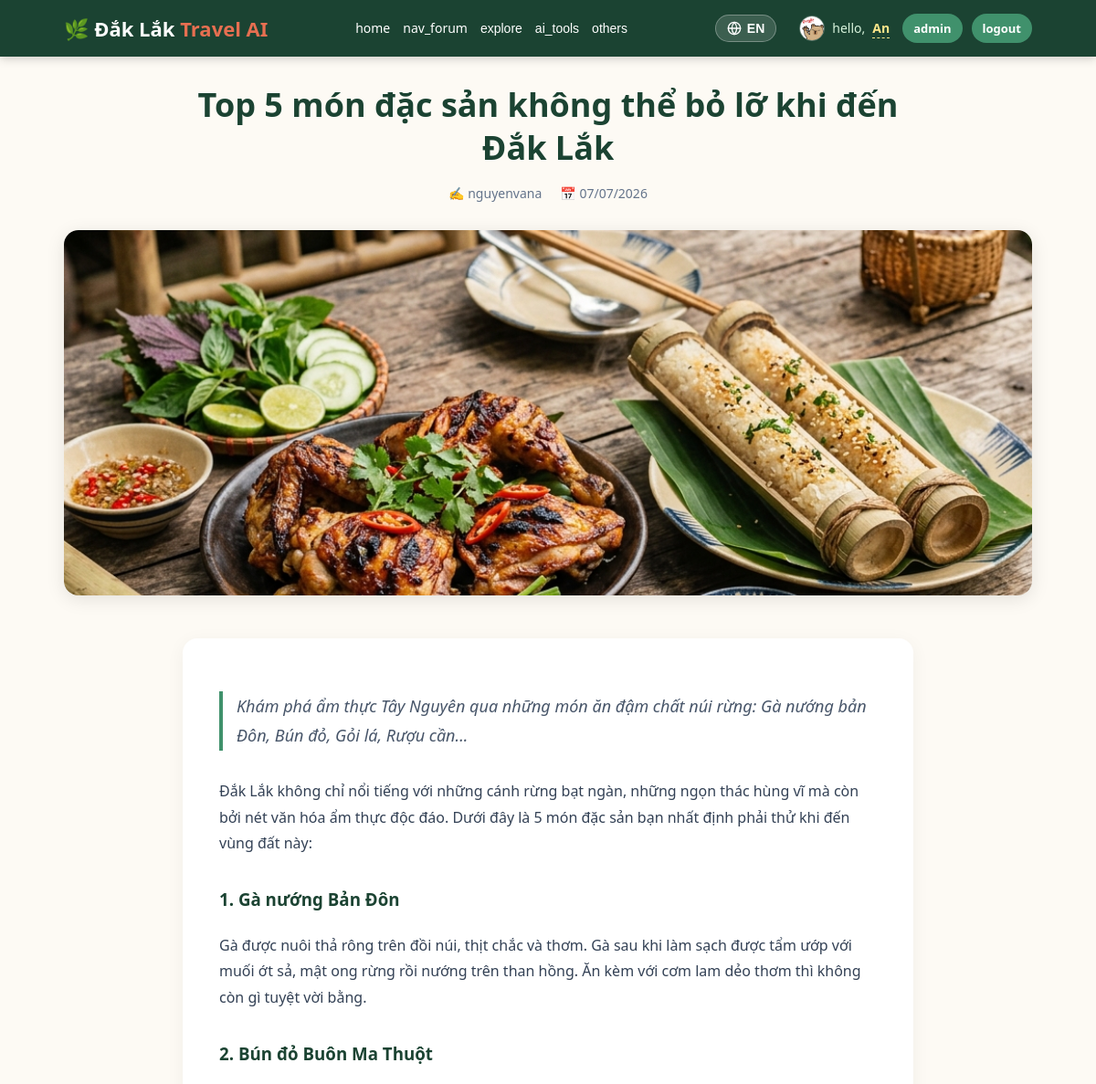
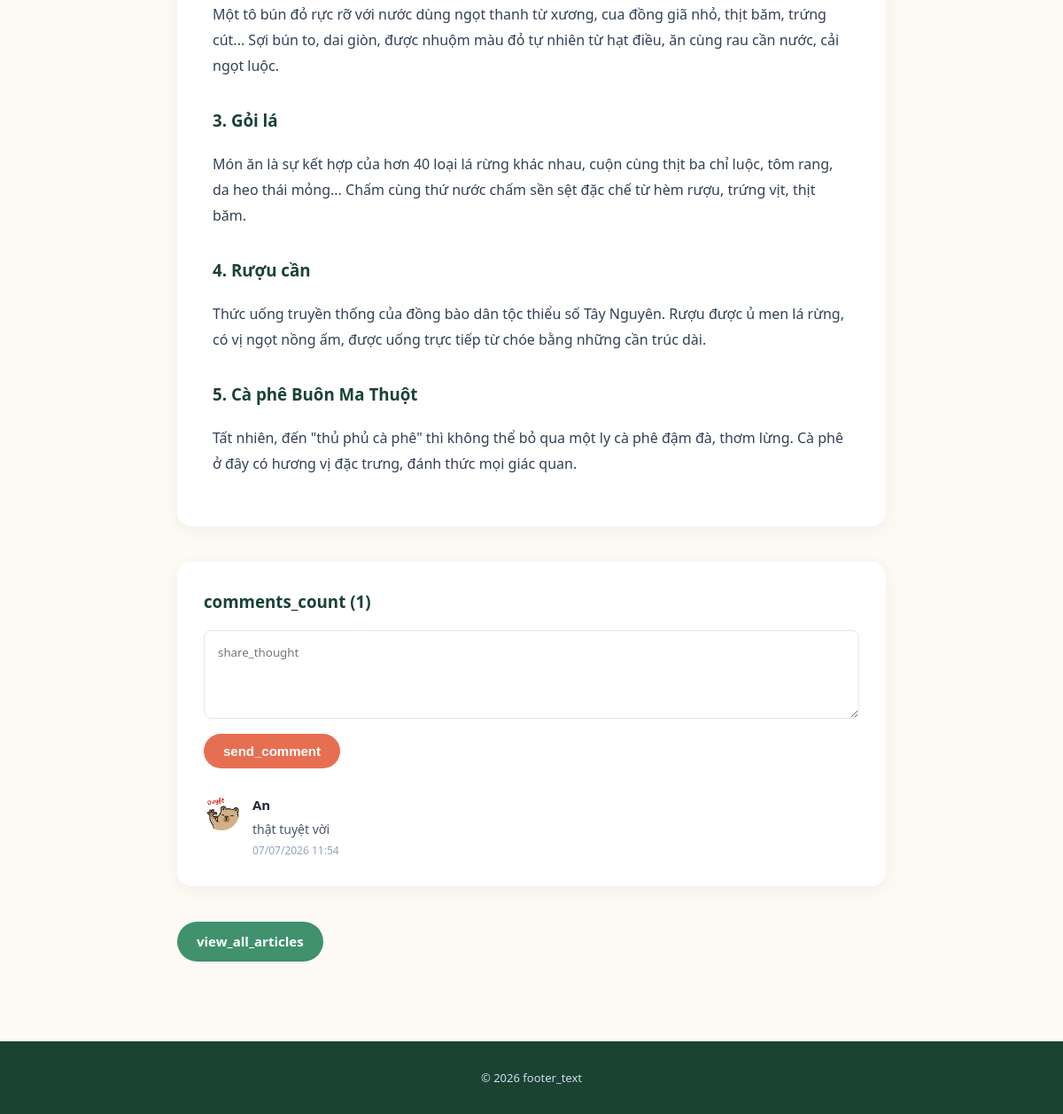
Screenshot of /article.php?slug=top-5-mon-dac-san-dak-lak (signed in) with the database file from the repository (2 pictures, top to bottom).
### tables this page shows
CREATE TABLE `article_comments` (
  `id` int(11) NOT NULL,
  `article_id` int(11) NOT NULL,
  `user_id` int(11) NOT NULL,
  `content` text NOT NULL,
  `created_at` timestamp NOT NULL DEFAULT current_timestamp()
);

CREATE TABLE `users` (
  `id` int(11) NOT NULL,
  `full_name` varchar(150) NOT NULL,
  `email` varchar(150) NOT NULL,
  `google_id` varchar(100) DEFAULT NULL,
  `facebook_id` varchar(100) DEFAULT NULL,
  `password_hash` varchar(255) DEFAULT NULL,
  `role` enum('user','admin') DEFAULT 'user',
  `status` enum('active','banned') NOT NULL DEFAULT 'active',
  `reset_token` varchar(100) DEFAULT NULL,
  `reset_token_expires` datetime DEFAULT NULL,
  `created_at` timestamp NOT NULL DEFAULT current_timestamp(),
  `avatar` varchar(255) DEFAULT NULL,
  `is_verified` tinyint(1) DEFAULT 0,
  `verification_token` varchar(255) DEFAULT NULL
);

CREATE TABLE `articles` (
  `id` int(11) NOT NULL,
  `title` varchar(255) NOT NULL,
  `title_en` varchar(255) DEFAULT NULL,
  `slug` varchar(255) NOT NULL,
  `summary` text DEFAULT NULL,
  `summary_en` text DEFAULT NULL,
  `content` longtext NOT NULL,
  `content_en` text DEFAULT NULL,
  `image_url` varchar(500) DEFAULT NULL,
  `author_id` int(11) DEFAULT NULL,
  `status` enum('draft','published') NOT NULL DEFAULT 'published',
  `created_at` timestamp NOT NULL DEFAULT current_timestamp()
);

### includes/functions.php (called while the page is built, shortened)
<?php
function __(string $key): string
{
    static $langArr = null;
    if ($langArr === null) {
        $langCode = $_SESSION['lang'] ?? 'vi';
        $langFile = __DIR__ . '/lang_' . $langCode . '.php';
        if (file_exists($langFile)) {
            $langArr = require $langFile;
        } else {
            $langArr = require __DIR__ . '/lang_vi.php';
        }
    }
    return $langArr[$key] ?? $key;
}
function url(string $path): string
{
    return BASE_URL . $path;
}
function e(?string $str): string
{
    return htmlspecialchars($str ?? '', ENT_QUOTES, 'UTF-8');
}
function get_avatar(?string $avatarUrl): string
{
    if (preg_match('#/assets/images/(.*)$#', $avatarUrl, $matches)) {
        return url('/assets/images/' . $matches[1]);
    }
    return url($avatarUrl);
}
function translateDbRow(array $row, array $fields): array
{
    return $row;
}
function currentUser(): ?array
{
    return $_SESSION['user'] ?? null;
}

### public/article.php (the view, shortened to what this page needs)
<?php
require_once __DIR__ . '/../includes/functions.php';
$slug = $_GET['slug'] ?? '';
$db = getDB();
$stmt = $db->prepare("SELECT a.*, u.full_name as author_name FROM articles a LEFT JOIN users u ON a.author_id = u.id WHERE a.slug = ? AND a.status = 'published'");
$stmt->execute([$slug]);
$article = $stmt->fetch();
if ($article) {
    $article = translateDbRow($article, ['title', 'summary', 'content']);
}
$user = currentUser();
$page = isset($_GET['page']) && (int)$_GET['page'] > 0 ? (int)$_GET['page'] : 1;
$limit = 5;
$offset = ($page - 1) * $limit;
$stmtCount = $db->prepare("SELECT COUNT(*) FROM article_comments WHERE article_id = ?");
$stmtCount->execute([$article['id']]);
$totalComments = $stmtCount->fetchColumn();
$stmt = $db->prepare("SELECT c.*, u.full_name, u.avatar FROM article_comments c JOIN users u ON c.user_id = u.id WHERE c.article_id = ? ORDER BY c.created_at DESC LIMIT $limit OFFSET $offset");
$stmt->execute([$article['id']]);
$comments = $stmt->fetchAll();
include __DIR__ . '/../includes/header.php';
?>
<article>
    <div class="article-header">
        <h1><?= e($article['title']) ?></h1>
        <div class="article-meta">
            <span>✍️ <?= e($article['author_name'] ?? 'Admin') ?></span>
            <span>📅 <?= date('d/m/Y', strtotime($article['created_at'])) ?></span>
        </div>
    </div>
    <?php if ($article['image_url']): ?>
        <img src="<?= e($article['image_url']) ?>" alt="<?= e($article['title']) ?>" class="article-hero">
    <?php endif; ?>
    <div class="article-body">
        <?php if ($article['summary']): ?>
            <p style="font-size: 18px; font-style: italic; color: #475569; margin-bottom: 30px; border-left: 4px solid var(--green-500); padding-left: 15px;">
                <?= e($article['summary']) ?>
            </p>
        <?php endif; ?>
        <div class="content">
            <?= $article['content']  ?>
        </div>
    </div>
</article>
<div class="comments-section" id="comments">
    <h3 style="margin-top: 0; color: var(--green-900);"><?= __('comments_count') ?> (<?= $totalComments ?>)</h3>
    <?php if ($user): ?>
        <form class="comment-form" method="POST">
            <textarea name="comment_content" placeholder="<?= __('share_thought') ?>" required></textarea>
            <button type="submit" class="btn"><?= __('send_comment') ?></button>
        </form>
    <?php endif; ?>
    <div class="comment-list">
        <?php foreach ($comments as $c): ?>
            <div class="comment-item">
                <?php if ($c['avatar']): ?>
                    <img src="<?= e($c['avatar']) ?>" class="comment-avatar" alt="Avatar">
                <?php else: ?>
                    <div class="comment-avatar">
                        <?= mb_strtoupper(mb_substr($c['full_name'], 0, 1)) ?>
                    </div>
                <?php endif; ?>
                <div class="comment-content">
                    <h4><?= e($c['full_name']) ?></h4>
                    <p><?= nl2br(e($c['content'])) ?></p>
                    <div class="comment-date"><?= date('d/m/Y H:i', strtotime($c['created_at'])) ?></div>
                </div>
            </div>
        <?php endforeach; ?>
    </div>
</div>
<div class="article-nav">
    <a href="<?= url('/cam-nang') ?>" class="btn secondary"><?= __('view_all_articles') ?></a>
</div>
<?php include __DIR__ . '/../includes/footer.php'; ?>

### includes/header.php (shortened to what this page needs)
<!DOCTYPE html>
<html lang="vi">
<head>
<link rel="stylesheet" href="<?= url('/assets/css/style.css?v=' . time()) ?>">
</head>
<body>
<header class="site-header">
  <div class="container header-inner">
    <a href="<?= url('/public/index.php') ?>" class="logo">🌿 Đắk Lắk <span>Travel AI</span></a>
    <nav class="main-nav">
      <a href="<?= url('/public/index.php') ?>"><?= __('home') ?></a>
      <a href="<?= url('/public/forum.php') ?>"><?= __('nav_forum') ?></a>
      <div class="nav-dropdown">
        <button class="dropbtn"><?= __('explore') ?></button>
      </div>
      <div class="nav-dropdown">
        <button class="dropbtn"><?= __('ai_tools') ?></button>
      </div>
      <div class="nav-dropdown">
        <button class="dropbtn"><?= __('others') ?></button>
      </div>
    </nav>
    <div class="auth-area">
      <?php $currentLang = $_SESSION['lang'] ?? 'vi'; ?>
      <button type="button" data-lang-url="<?= url('/public/change_lang.php?lang=' . ($currentLang === 'vi' ? 'en' : 'vi')) ?>" class="lang-toggle" title="<?= $currentLang === 'vi' ? 'English' : 'Tiếng Việt' ?>" style="display:flex; align-items:center; gap:6px; cursor:pointer; color:inherit; margin-right:15px; font-weight:600; font-size:14px; padding:6px 12px; border-radius:20px; background:rgba(255,255,255,0.15); border:1px solid rgba(255,255,255,0.3); transition:all 0.3s ease; backdrop-filter:blur(5px);">
          <span><?= $currentLang === 'vi' ? 'EN' : 'VI' ?></span>
      </button>
      <?php $__u = currentUser(); ?>
      <?php if ($__u): ?>
        <span class="auth-greeting" style="display:flex; align-items:center; gap:8px;">
            <?php if (!empty($__u['avatar'])): ?>
                <img src="<?= e(get_avatar($__u['avatar'])) ?>" alt="Avatar" style="width:28px; height:28px; border-radius:50%; object-fit:cover; border:1px solid rgba(255,255,255,0.3);">
            <?php else: ?>
                <img src="<?= e(get_avatar(null)) ?>" alt="Avatar" style="width:28px; height:28px; border-radius:50%; object-fit:cover; border:1px solid rgba(255,255,255,0.3);">
            <?php endif; ?>
            <?= __('hello') ?>, <a href="<?= url('/public/profile.php') ?>" style="color:#fde68a;text-decoration:none;border-bottom:1px dashed #fde68a;" title="Profile"><strong><?= e($__u['full_name']) ?></strong></a>
        </span>
        <?php if ($__u['role'] === 'admin'): ?>
          <a href="<?= url('/admin/index.php') ?>" class="btn secondary"><?= __('admin') ?></a>
        <?php endif; ?>
        <a href="<?= url('/public/logout.php') ?>" class="btn secondary"><?= __('logout') ?></a>
      <?php else: ?>
        <a href="<?= url('/public/login.php') ?>" class="btn secondary"><?= __('login') ?></a>
        <a href="<?= url('/public/register.php') ?>" class="btn"><?= __('register') ?></a>
      <?php endif; ?>
    </div>
  </div>
</header>
<main class="container main-content">

### assets/css/style.css (style rules this page uses)
:root { --green-900: #1b4332; --green-700: #2d6a4f; --green-500: #40916c; --green-100: #d8f3dc; --orange-500: #e76f51; --cream: #fdfaf4; --text-dark: #1f2a24; --radius: 14px; }
* { box-sizing: border-box; }
body { margin: 0; font-family: 'Segoe UI', Roboto, Arial, sans-serif; background: var(--cream); color: var(--text-dark); line-height: 1.55; }
.container { max-width: 1100px; margin: 0 auto; padding: 0 20px; }
.site-header { background: var(--green-900); color: white; padding: 14px 0; position: sticky; top: 0; z-index: 1000; box-shadow: 0 2px 10px rgba(0,0,0,0.2); }
.header-inner { display: flex; align-items: center; justify-content: space-between; flex-wrap: nowrap; gap: 15px; }
.logo { color: white; font-size: 22px; font-weight: 700; text-decoration: none; white-space: nowrap; }
.logo span { color: var(--orange-500); }
.main-nav { display: flex; align-items: center; flex-wrap: nowrap; gap: 14px; }
.main-nav a { color: white; text-decoration: none; font-size: 14px; white-space: nowrap; }
.nav-dropdown { position: relative; display: inline-block; }
.nav-dropdown .dropbtn { color: white; text-decoration: none; font-size: 14px; background: none; border: none; padding: 0; cursor: pointer; font-weight: normal; display: flex; align-items: center; gap: 4px; }
.auth-area { display: flex; align-items: center; flex-wrap: nowrap; gap: 10px; }
.auth-greeting { color: var(--green-100); font-size: 14px; margin-right: 4px; white-space: nowrap; }
.auth-greeting strong { max-width: 120px; display: inline-block; overflow: hidden; text-overflow: ellipsis; vertical-align: bottom; }
.auth-area .btn { padding: 6px 12px; font-size: 13px; white-space: nowrap; }
.btn { display: inline-block; background: var(--orange-500); color: white; padding: 11px 22px; border-radius: 30px; text-decoration: none; font-weight: 600; border: none; cursor: pointer; font-size: 15px; }
.btn.secondary { background: var(--green-500); }
.main-content { min-height: 60vh; padding-bottom: 50px; }

### public/article.php (style rules this page uses)
.article-header { text-align: center; max-width: 800px; margin: 0 auto 30px; }
.article-header h1 { font-size: 36px; color: var(--green-900); margin-bottom: 15px; line-height: 1.3; }
.article-meta { display: flex; justify-content: center; gap: 20px; color: #64748b; font-size: 14px; margin-bottom: 30px; }
.article-hero { width: 100%; height: 400px; object-fit: cover; border-radius: 16px; margin-bottom: 40px; box-shadow: 0 4px 20px rgba(0,0,0,0.1); }
.article-body { max-width: 800px; margin: 0 auto; font-size: 16px; line-height: 1.8; color: #334155; background: white; padding: 40px; border-radius: 16px; box-shadow: 0 4px 20px rgba(0,0,0,0.05); }
.article-body h2, .article-body h3 { color: var(--green-900); margin-top: 30px; }
.article-nav { max-width: 800px; margin: 40px auto 0; display: flex; justify-content: space-between; }
.comments-section { max-width: 800px; margin: 40px auto 0; background: white; padding: 30px; border-radius: 16px; box-shadow: 0 4px 20px rgba(0,0,0,0.05); }
.comment-form textarea { width: 100%; min-height: 100px; padding: 15px; border: 1px solid #e2e8f0; border-radius: 8px; margin-bottom: 10px; font-family: inherit; resize: vertical; }
.comment-list { margin-top: 30px; }
.comment-item { display: flex; gap: 15px; margin-bottom: 20px; padding-bottom: 20px; border-bottom: 1px solid #f1f5f9; }
.comment-item:last-child { border-bottom: none; margin-bottom: 0; padding-bottom: 0; }
.comment-avatar { width: 40px; height: 40px; border-radius: 50%; background: var(--green-200); color: var(--green-800); display: flex; align-items: center; justify-content: center; font-weight: bold; flex-shrink: 0; object-fit: cover; }
.comment-content h4 { margin: 0 0 5px; font-size: 15px; color: #1e293b; }
.comment-content p { margin: 0; color: #475569; font-size: 14px; line-height: 1.5; }
.comment-date { font-size: 12px; color: #94a3b8; margin-top: 5px; }

### rows the page displays
article_comments: user.avatar (picture), user.full_name "An", content "thật tuyệt vời", created_at "07/07/2026 11:54"
articles: title "Top 5 món đặc sản không thể bỏ lỡ khi đến Đắk Lắk", author.full_name "nguyenvana", created_at "07/07/2026", image_url (picture), summary "Khám phá ẩm thực Tây Nguyên qua những món ăn đậm chất núi rừng: Gà nướng bản Đôn, Bún đỏ, Gỏi lá, Rượu cần...", content "Đắk Lắk không chỉ nổi tiếng với những cánh rừng bạt ngàn, những ngọn thác hùng vĩ mà còn bởi nét văn hóa ẩm thực độc đáo. Dưới đây là 5 món đặc sản bạn nhất định phải thử khi đến vùng đất này: 1. Gà nướng Bản Đôn Gà được nuôi thả rông trên đồi núi, thịt chắc và thơm. Gà sau khi làm sạch được tẩm ướp với muối ớt sả, mật ong rừng rồi nướng trên than hồng. Ăn kèm với cơm lam dẻo thơm thì không còn gì tuyệt vời bằng. 2. Bún đỏ Buôn Ma Thuột Một tô bún đỏ rực rỡ với nước dùng ngọt thanh từ xương, cua đồng giã nhỏ, thịt băm, trứng cút... Sợi bún to, dai giòn, được nhuộm màu đỏ tự nhiên từ hạt điều, ăn cùng rau cần nước, cải ngọt luộc. 3. Gỏi lá Món ăn là sự kết hợp của hơn 40 loại lá rừng khác…"

### other values shown
__('home') "home"
__('nav_forum') "nav_forum"
__('explore') "explore"
__('ai_tools') "ai_tools"
__('others') "others"
__('hello') "hello"
__('admin') "admin"
__('logout') "logout"
__('comments_count') "comments_count"
$totalComments "1"
__('send_comment') "send_comment"
__('view_all_articles') "view_all_articles"
__('footer_text') "footer_text"
